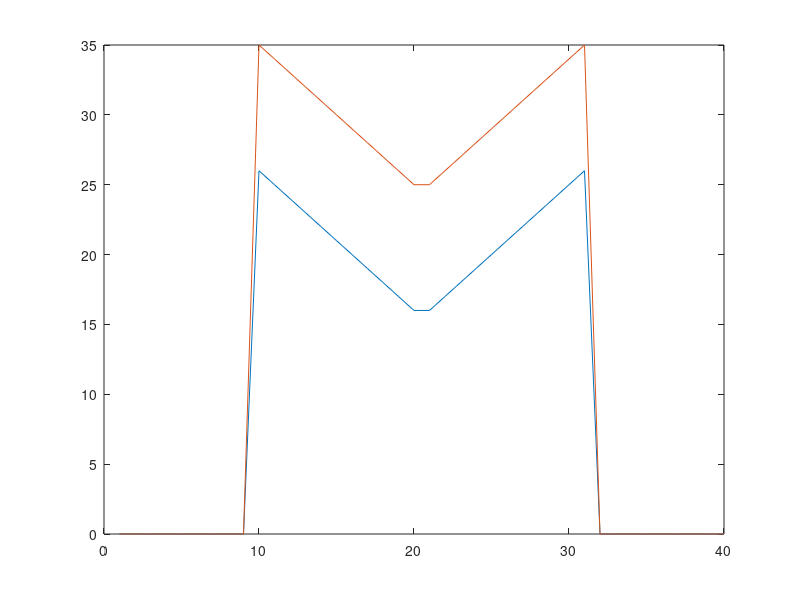

The MATLAB script that drew this image: (Note: this script raises an error after producing the figure.)
%%%%%%%%%%%%%%%%%%%%%%%%%%%%%%%%%%%%%%%%%%%%%%%%%%%%%%%%%%%%%%%%%%%%%%%%%%%%%%%%%%%%%%%%%%%%%%%%%%%%
% EAE 126 Computational Aerodynamics (Spring 2011)
% Project 5 - Part 1 - Problem 4: Swept Flat Wing at aoa_deg
% Daniel Wiese

close all;
clear all;
clc;

%%%%%%%%%%%%%%%%%%%%%%%%%%%%%%%%%%%%%%%%%%%%%%%%%%%%%%%%%%%%%%%%%%%%%%%%%%%%%%%%%%%%%%%%%%%%%%%%%%%%

uinf = 1;
aoa_deg = 0;
Ma = 0.0;

% nx, ny, and nz all must be even numbers
nx = 40;
ny = 20;
nz = 40;

xmin = -10;
xmax = 10;
ymin = -10;
ymax = 10;
zmin = -10;
zmax = 10;

dx = (xmax-xmin) / (nx-1);
dy = (ymax-ymin) / (ny-1);
dz = (zmax-zmin) / (nz-1);

x = linspace(xmin, xmax, nx);
y = linspace(ymin, ymax, ny);
z = linspace(zmin, zmax, nz);

span2 = 10;
chord2 = 5;

for k = 1:nz/2
    [rspan] = find(z(k+1)>-(span2/2) & z(k)<-span2/2);
    rlens(k) = length(rspan);
end

nLEFT = find(rlens);
nRGHT = nz-nLEFT+1;

for i = 1:nx/2
    [rchord] = find(x(i+1)>-(chord2/2) & x(i)<-chord2/2);
    rlenc(i) = length(rchord);
end

nLE(nz/2) = find(rlenc);
nRGHT = nz-nLEFT+1;

% nLEFT = round(2*nz/5);
% nRGHT = round(3*nz/5)+1;
nSWEP = nz/2-nLEFT+1;
nCHRD = round(3*nx/5)+1-round(2*nx/5);

maxiter = 300;
omega = 1.95;
resmax = 10^-6;

% Chordlength of airfoil POINTS ON GRID
chord = (x(round(3*nx/5)+1)-x(round(2*nx/5)));
span = z(nRGHT)-z(nLEFT);

%%%%%%%%%%%%%%%%%%%%%%%%%%%%%%%%%%%%%%%%%%%%%%%%%%%%%%%%%%%%%%%%%%%%%%%%%%%%%%%%%%%%%%%%%%%%%%%%%%%%

for k = 1:nLEFT-1
    nLE(k) = 0;
    nTE(k) = 0;
end

for k = nz/2:nz/2+1
    nLE(k) = round(2*nx/5);
    nTE(k) = nLE(k)+nCHRD;
end

for k = nz/2+2:nRGHT
    nLE(k) = nLE(nz/2+1)+k-nz/2-1;
    nTE(k) = nLE(k)+nCHRD;
end

for k = nLEFT:nz/2-1
    nLE(k) = nLE(nz-k+1);
    nTE(k) = nLE(k)+nCHRD;
end

for k = nRGHT+1:nz
    nLE(k) = 0;
    nTE(k) = 0;
end

figure()
plot(nLE)
hold on
plot(nTE)
hold off

%%%%%%%%%%%%%%%%%%%%%%%%%%%%%%%%%%%%%%%%%%%%%%%%%%%%%%%%%%%%%%%%%%%%%%%%%%%%%%%%%%%%%%%%%%%%%%%%%%%%

for k = 1:nz
    for i = 1:nx
        yBT(i,k) = 0;
        yBB(i,k) = 0;
    end
end

%%%%%%%%%%%%%%%%%%%%%%%%%%%%%%%%%%%%%%%%%%%%%%%%%%%%%%%%%%%%%%%%%%%%%%%%%%%%%%%%%%%%%%%%%%%%%%%%%%%%

% for i = 1:nLE-1
%     alpha(i) = 0;
% end
% for i = nLE:nTE
%     alpha(i) = aoa_deg*pi/180;
% end
% for i = nTE+1:nx
%     alpha(i) = 0;
% end
% Gamma = 0;

% for k = 1:nz
%     for i = 1:nx
%         for j = 1:ny
%             Beta(i,j,k) = sqrt(1-Ma);
%         end
%     end
% end

%%%%%%%%%%%%%%%%%%%%%%%%%%%%%%%%%%%%%%%%%%%%%%%%%%%%%%%%%%%%%%%%%%%%%%%%%%%%%%%%%%%%%%%%%%%%%%%%%%%%

u = zeros(nx,ny,nz);
uold = zeros(nx,ny,nz);
res = 1;
iter = 1;

while (iter<maxiter && res>resmax)

    % Planes before left tip of wing
    for k = 2:nLEFT-1
        for i = 2:nx-1
            for j = 1
                A(j) = 0;
                B(j) = 1;
                C(j) = 0;
                D(j) = 0;
            end
            for j = 2:ny-1
                A(j) = 1/dy^2;
                B(j) = -2/dy^2-2/dx^2-2/dz^2;
                C(j) = 1/dy^2;
                D(j) = -(uold(i-1,j,k)+uold(i+1,j,k))/dx^2-(uold(i,j,k-1)+uold(i,j,k+1))/dz^2;
            end
            for j = ny
                A(j) = 0;
                B(j) = 1;
                C(j) = 0;
                D(j) = 0;
            end
            u(i,:,k) = tridiagscalar(A,B,C,D);
            u(i,:,k) = uold(i,:,k)+omega*(u(i,:,k)-uold(i,:,k));
            uold(i,:,k) = u(i,:,k);
        end
    end

    % Planes across wing
    for k = nLEFT:nRGHT

        % Points upstream of airfoil
        for i = 2:nLE(k)-1
            for j = 1
                A(j) = 0;
                B(j) = 1;
                C(j) = 0;
                D(j) = 0;
            end

            for j = 2:ny-1
                A(j) = 1/dy^2;
                B(j) = -2/dy^2-2/dx^2-2/dz^2;
                C(j) = 1/dy^2;
                D(j) = -(uold(i-1,j,k)+uold(i+1,j,k))/dx^2-(uold(i,j,k-1)+uold(i,j,k+1))/dz^2;
            end

            for j = ny
                A(j) = 0;
                B(j) = 1;
                C(j) = 0;
                D(j) = 0;
            end

            u(i,:,k) = tridiagscalar(A,B,C,D);
            u(i,:,k) = uold(i,:,k)+omega*(u(i,:,k)-uold(i,:,k));
            uold(i,:,k) = u(i,:,k);
        end

        % Points where airfoil is
        for i = nLE(k):nTE(k)
            for j = 1
                A(j) = 0;
                B(j) = 1;
                C(j) = 0;
                D(j) = 0;
            end

            % Region below body
            for j = 2:ny/2-1;
                A(j) = 1/dy^2;
                B(j) = -2/dy^2-2/dx^2-2/dz^2;
                C(j) = 1/dy^2;
                D(j) = -(uold(i-1,j,k)+uold(i+1,j,k))/dx^2-(uold(i,j,k-1)+uold(i,j,k+1))/dz^2;
            end

            % Just before body
            for j = ny/2;
                A(j) = 1/dy^2;
                B(j) = -1/dy^2-2/dx^2-2/dz^2;
                C(j) = 0;
                D(j) = -(uold(i-1,j,k)+uold(i+1,j,k))/dx^2-(uold(i,j,k-1)+uold(i,j,k+1))/dz^2-(yBB(i+1,k)-2*yBB(i,k)+yBB(i-1,k))/(dx^2*dy);
            end

            % Just after body
            for j = ny/2+1;
                A(j) = 0;
                B(j) = -1/dy^2-2/dx^2-2/dz^2;
                C(j) = 1/dy^2;
                D(j) = -(uold(i-1,j,k)+uold(i+1,j,k))/dx^2-(uold(i,j,k-1)+uold(i,j,k+1))/dz^2+(yBT(i+1,k)-2*yBT(i,k)+yBT(i-1,k))/(dx^2*dy);
            end

            % Region above body
            for j = ny/2+2:ny-1
                A(j) = 1/dy^2;
                B(j) = -2/dy^2-2/dx^2-2/dz^2;
                C(j) = 1/dy^2;
                D(j) = -(uold(i-1,j,k)+uold(i+1,j,k))/dx^2-(uold(i,j,k-1)+uold(i,j,k+1))/dz^2;
            end

            for j = ny
                A(j) = 0;
                B(j) = 1;
                C(j) = 0;
                D(j) = 0;
            end

            u(i,:,k) = tridiagscalar(A,B,C,D);
            u(i,:,k) = uold(i,:,k)+omega*(u(i,:,k)-uold(i,:,k));
            uold(i,:,k) = u(i,:,k);
        end

        % Points downstream of airfoil
        for i = nTE(k)+1:nx-1
            for j = 1
                A(j) = 0;
                B(j) = 1;
                C(j) = 0;
                D(j) = 0;
            end

            for j = 2:ny-1
                A(j) = 1/dy^2;
                B(j) = -2/dy^2-2/dx^2-2/dz^2;
                C(j) = 1/dy^2;
                D(j) = -(uold(i-1,j,k)+uold(i+1,j,k))/dx^2-(uold(i,j,k-1)+uold(i,j,k+1))/dz^2;
            end

            for j = ny
                A(j) = 0;
                B(j) = 1;
                C(j) = 0;
                D(j) = 0;
            end

            u(i,:,k) = tridiagscalar(A,B,C,D);
            u(i,:,k) = uold(i,:,k)+omega*(u(i,:,k)-uold(i,:,k));
            uold(i,:,k) = u(i,:,k);
        end
    end

    % Planes after right tip of wing
    for k = nRGHT+1:nz-1
        for i = 2:nx-1
            for j = 1
                A(j) = 0;
                B(j) = 1;
                C(j) = 0;
                D(j) = 0;
            end

            for j = 2:ny-1
                A(j) = 1/dy^2;
                B(j) = -2/dy^2-2/dx^2-2/dz^2;
                C(j) = 1/dy^2;
                D(j) = -(uold(i-1,j,k)+uold(i+1,j,k))/dx^2-(uold(i,j,k-1)+uold(i,j,k+1))/dz^2;
            end

            for j = ny
                A(j) = 0;
                B(j) = 1;
                C(j) = 0;
                D(j) = 0;
            end

            u(i,:,k) = tridiagscalar(A,B,C,D);
            u(i,:,k) = uold(i,:,k)+omega*(u(i,:,k)-uold(i,:,k));
            uold(i,:,k) = u(i,:,k);
        end
    end

    % Residual
    for k = 2:nz-1
        for i = 2:nx-1
            for j = 2:ny-1
                resid(i,j,k) = abs((u(i+1,j,k)-2*u(i,j,k)+u(i-1,j,k))/dx^2+(u(i,j+1,k)-2*u(i,j,k)+u(i,j-1,k))/dy^2+(u(i,j,k+1)-2*u(i,j,k)+u(i,j,k-1))/dz^2);
            end
        end
    end
    for k = nLEFT:nRGHT
        for i = nLE(k):nTE(k)
            for j = ny/2:ny/2+1
                resid(i,j,k) = 0;
            end
        end
    end

    % % Calculate Gamma
    % uBot = 0;
    % uTop = 0;
    % for i = nLE:nTE
    %     for j = ny/2; %just before body
    %         uBot = uBot+u(i,j);
    %     end
    %     for j = ny/2+1; %just after body
    %         uTop = uTop+u(i,j);
    %     end
    % end
    Gamma = dx*(uBot-uTop);

    res  =  max(max(max(resid)))
    resplot(iter)  =  res;
    iter  =  iter + 1
end

%%%%%%%%%%%%%%%%%%%%%%%%%%%%%%%%%%%%%%%%%%%%%%%%%%%%%%%%%%%%%%%%%%%%%%%%%%%%%%%%%%%%%%%%%%%%%%%%%%%%

% for k = nLEFT:nRGHT
%     for i = nLE:nTE
%         xcp(i-nLE+1) = x(i);
%         cpbot(i-nLE+1) = -2*u(i,ny/2)/uinf;
%         cptop(i-nLE+1) = -2*u(i,ny/2+1)/uinf;
%     end
% end

for k = 1:nz
    for i = 1:nx
        cpbot(i, k) = -2 * u(i, ny/2, k) / uinf;
        cptop(i, k) = -2 * u(i, ny/2+1, k) / uinf;
    end
end

%%%%%%%%%%%%%%%%%%%%%%%%%%%%%%%%%%%%%%%%%%%%%%%%%%%%%%%%%%%%%%%%%%%%%%%%%%%%%%%%%%%%%%%%%%%%%%%%%%%%

figure()
plot(x,yBB(:,nz/2),'--b')
title('Airfoil Profile')
hold on
plot(x,yBT(:,nz/2),'-b')
daspect([1 1 1])
axis([xmin xmax -4 4])
legend('Bottom of Profile','Top of Profile')
grid on
hold off

figure()
semilogy(resplot)
title('Residual versus Iteration Count')
xlabel('Number of Iterations')
ylabel('Residual')
grid on

figure()
surf(x,z,-cptop')
title('-C_P Across Top of Wing')

% for i = 2:nz-1
%     figure(i+2)
%     contour(x,y,u(:,:,i)',100)
%     title('Pressure Contours Around Airfoil')
%     xlabel('u-direction')
%     ylabel('v-direction')
%     colorbar
% end

% contour(x,y,u(:,:,round(nz/2))')
% title('Pressure Contours Around Airfoil')
% xlabel('u-direction')
% ylabel('v-direction')
% colorbar

% figure()
% plot(xcp,-cptop,'-b')
% title('-C_P Across Airfoil')
% xlabel('Location Along Chord')
% ylabel('-C_P')
% hold on
% plot(xcp,-cpbot,'--b')
% legend('C_P Top','C_P Bottom')
% grid on
% hold off

% figure()
% plot(x,alpha)
% title('Angle of Attack on Airfoil')
% grid on

% figure()
% plot(x,u(:,ny/2),'--b')
% hold on
% plot(x,u(:,ny/2+1),'-b')
% title('Perturbation Velocity Above and Below Airfoil')
% legend('Perturbation Velocity on Bottom','Perturbation Velocity on Top')
% grid on
% hold off

% figure()
% plot(x,d2yBBdx2,'--b')
% hold on
% plot(x,d2yBTdx2,'-b')
% grid on
% title('Second Derivative of Airfoil')
% legend('Second Derivative on Bottom','Second Derivative on Top')
% hold off
